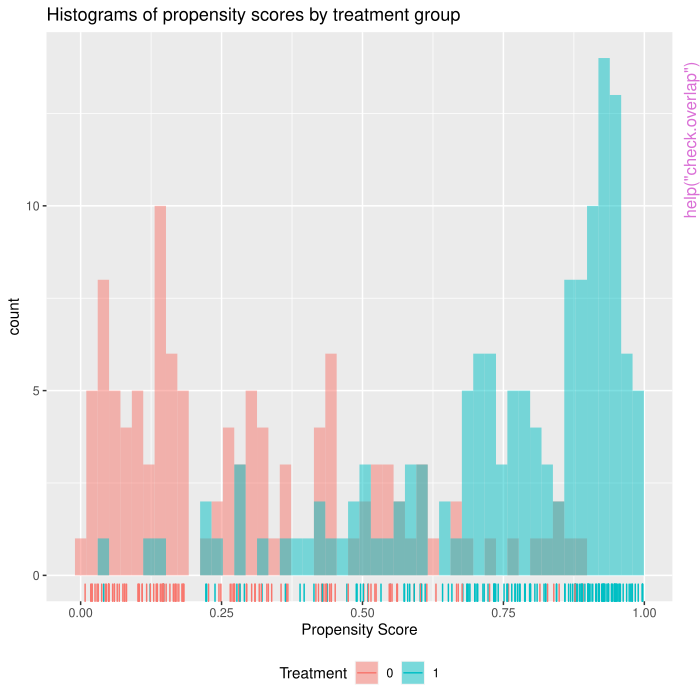

This figure's R source:
pkgname <- "personalized"
source(file.path(R.home("share"), "R", "examples-header.R"))
options(warn = 1)
library('personalized')

base::assign(".oldSearch", base::search(), pos = 'CheckExEnv')
base::assign(".old_wd", base::getwd(), pos = 'CheckExEnv')
cleanEx()
nameEx("LaLonde")
### * LaLonde

flush(stderr()); flush(stdout())

### Name: LaLonde
### Title: National Supported Work Study Data
### Aliases: LaLonde
### Keywords: datasets

### ** Examples

data(LaLonde)
y <- LaLonde$outcome

trt <- LaLonde$treat

x.varnames <- c("age", "educ", "black", "hisp", "white",
                "marr", "nodegr", "log.re75", "u75")

# covariates
data.x <- LaLonde[, x.varnames]

# construct design matrix (with no intercept)
x <- model.matrix(~ -1 + ., data = data.x)

const.propens <- function(x, trt)
{
    mean.trt <- mean(trt == "Trt")
    rep(mean.trt, length(trt))
}

subgrp_fit_w <- fit.subgroup(x = x, y = y, trt = trt,
    loss = "logistic_loss_lasso",
    propensity.func = const.propens,
    cutpoint = 0,
    type.measure = "auc",
    nfolds = 10)

summary(subgrp_fit_w)



cleanEx()
nameEx("check.overlap")
### * check.overlap

flush(stderr()); flush(stdout())

### Name: check.overlap
### Title: Check propensity score overlap
### Aliases: check.overlap

### ** Examples

library(personalized)

set.seed(123)
n.obs  <- 250
n.vars <- 15
x <- matrix(rnorm(n.obs * n.vars, sd = 3), n.obs, n.vars)


# simulate non-randomized treatment
xbetat   <- 0.25 + 0.5 * x[,11] - 0.5 * x[,12]
trt.prob <- exp(xbetat) / (1 + exp(xbetat))
trt01    <- rbinom(n.obs, 1, prob = trt.prob)

# create function for fitting propensity score model
prop.func <- function(x, trt)
{
    # fit propensity score model
    propens.model <- cv.glmnet(y = trt,
                               x = x, family = "binomial")
    pi.x <- predict(propens.model, s = "lambda.min",
                    newx = x, type = "response")[,1]
    pi.x
}

check.overlap(x = x,
              trt = trt01,
              propensity.func = prop.func)

# now add density plot with histogram
check.overlap(x = x,
              trt = trt01,
              type = "both",
              propensity.func = prop.func)


# simulated non-randomized treatment with multiple levels
xbetat_1   <- 0.15 + 0.5 * x[,9] - 0.25 * x[,12]
xbetat_2   <- 0.15 - 0.5 * x[,11] + 0.25 * x[,15]
trt.1.prob <- exp(xbetat_1) / (1 + exp(xbetat_1) + exp(xbetat_2))
trt.2.prob <- exp(xbetat_2) / (1 + exp(xbetat_1) + exp(xbetat_2))
trt.3.prob <- 1 - (trt.1.prob + trt.2.prob)
prob.mat <- cbind(trt.1.prob, trt.2.prob, trt.3.prob)
trt    <- apply(prob.mat, 1, function(rr) rmultinom(1, 1, prob = rr))
trt    <- apply(trt, 2, function(rr) which(rr == 1))

# use multinomial logistic regression model with lasso penalty for propensity
propensity.multinom.lasso <- function(x, trt)
{
    if (!is.factor(trt)) trt <- as.factor(trt)
    gfit <- cv.glmnet(y = trt, x = x, family = "multinomial")

    # predict returns a matrix of probabilities:
    # one column for each treatment level
    propens <- drop(predict(gfit, newx = x, type = "response", s = "lambda.min",
                            nfolds = 5, alpha = 0))

    # return the probability corresponding to the
    # treatment that was observed
    probs <- propens[,match(levels(trt), colnames(propens))]

    probs
}

check.overlap(x = x,
              trt = trt,
              type = "histogram",
              propensity.func = propensity.multinom.lasso)






cleanEx()
nameEx("create.augmentation.function")
### * create.augmentation.function

flush(stderr()); flush(stdout())

### Name: create.augmentation.function
### Title: Creation of augmentation functions
### Aliases: create.augmentation.function

### ** Examples

library(personalized)

set.seed(123)
n.obs  <- 500
n.vars <- 15
x <- matrix(rnorm(n.obs * n.vars, sd = 3), n.obs, n.vars)


# simulate non-randomized treatment
xbetat   <- 0.5 + 0.5 * x[,7] - 0.5 * x[,9]
trt.prob <- exp(xbetat) / (1 + exp(xbetat))
trt01    <- rbinom(n.obs, 1, prob = trt.prob)

trt      <- 2 * trt01 - 1

# simulate response
# delta below drives treatment effect heterogeneity
delta <- 2 * (0.5 + x[,2] - x[,3] - x[,11] + x[,1] * x[,12] )
xbeta <- x[,1] + x[,11] - 2 * x[,12]^2 + x[,13] + 0.5 * x[,15] ^ 2
xbeta <- xbeta + delta * trt

# continuous outcomes
y <- drop(xbeta) + rnorm(n.obs, sd = 2)

aug.func <- create.augmentation.function(family = "gaussian",
                                         crossfit = TRUE,
                                         nfolds.crossfit = 10,
                                         cv.glmnet.args = list(type.measure = "mae",
                                                               nfolds = 5))

prop.func <- create.propensity.function(crossfit = TRUE,
                                        nfolds.crossfit = 10,
                                        cv.glmnet.args = list(type.measure = "auc",
                                                              nfolds = 5))

subgrp.model <- fit.subgroup(x = x, y = y,
                             trt = trt01,
                             propensity.func = prop.func,
                             augment.func = aug.func,
                             loss   = "sq_loss_lasso",
                             nfolds = 10)    # option for cv.glmnet (for ITR estimation)

summary(subgrp.model)




cleanEx()
nameEx("create.propensity.function")
### * create.propensity.function

flush(stderr()); flush(stdout())

### Name: create.propensity.function
### Title: Creation of propensity fitting function
### Aliases: create.propensity.function

### ** Examples

library(personalized)

set.seed(123)
n.obs  <- 500
n.vars <- 15
x <- matrix(rnorm(n.obs * n.vars, sd = 3), n.obs, n.vars)


# simulate non-randomized treatment
xbetat   <- 0.5 + 0.5 * x[,7] - 0.5 * x[,9]
trt.prob <- exp(xbetat) / (1 + exp(xbetat))
trt01    <- rbinom(n.obs, 1, prob = trt.prob)

trt      <- 2 * trt01 - 1

# simulate response
# delta below drives treatment effect heterogeneity
delta <- 2 * (0.5 + x[,2] - x[,3] - x[,11] + x[,1] * x[,12] )
xbeta <- x[,1] + x[,11] - 2 * x[,12]^2 + x[,13] + 0.5 * x[,15] ^ 2
xbeta <- xbeta + delta * trt

# continuous outcomes
y <- drop(xbeta) + rnorm(n.obs, sd = 2)

aug.func <- create.augmentation.function(family = "gaussian",
                                         crossfit = TRUE,
                                         nfolds.crossfit = 10,
                                         cv.glmnet.args = list(type.measure = "mae",
                                                               nfolds = 5))

prop.func <- create.propensity.function(crossfit = TRUE,
                                        nfolds.crossfit = 10,
                                        cv.glmnet.args = list(type.measure = "mae",
                                                              nfolds = 5))

subgrp.model <- fit.subgroup(x = x, y = y,
                             trt = trt01,
                             propensity.func = prop.func,
                             augment.func = aug.func,
                             loss   = "sq_loss_lasso",
                             nfolds = 10)    # option for cv.glmnet (for ITR estimation)

summary(subgrp.model)




cleanEx()
nameEx("fit.subgroup")
### * fit.subgroup

flush(stderr()); flush(stdout())

### Name: fit.subgroup
### Title: Fitting subgroup identification models
### Aliases: fit.subgroup

### ** Examples

library(personalized)

set.seed(123)
n.obs  <- 500
n.vars <- 15
x <- matrix(rnorm(n.obs * n.vars, sd = 3), n.obs, n.vars)


# simulate non-randomized treatment
xbetat   <- 0.5 + 0.5 * x[,7] - 0.5 * x[,9]
trt.prob <- exp(xbetat) / (1 + exp(xbetat))
trt01    <- rbinom(n.obs, 1, prob = trt.prob)

trt      <- 2 * trt01 - 1

# simulate response
# delta below drives treatment effect heterogeneity
delta <- 2 * (0.5 + x[,2] - x[,3] - x[,11] + x[,1] * x[,12] )
xbeta <- x[,1] + x[,11] - 2 * x[,12]^2 + x[,13] + 0.5 * x[,15] ^ 2
xbeta <- xbeta + delta * trt

# continuous outcomes
y <- drop(xbeta) + rnorm(n.obs, sd = 2)

# binary outcomes
y.binary <- 1 * (xbeta + rnorm(n.obs, sd = 2) > 0 )

# count outcomes
y.count <- round(abs(xbeta + rnorm(n.obs, sd = 2)))

# time-to-event outcomes
surv.time <- exp(-20 - xbeta + rnorm(n.obs, sd = 1))
cens.time <- exp(rnorm(n.obs, sd = 3))
y.time.to.event  <- pmin(surv.time, cens.time)
status           <- 1 * (surv.time <= cens.time)

# create function for fitting propensity score model
prop.func <- function(x, trt)
{
    # fit propensity score model
    propens.model <- cv.glmnet(y = trt,
                               x = x, family = "binomial")
    pi.x <- predict(propens.model, s = "lambda.min",
                    newx = x, type = "response")[,1]
    pi.x
}


####################  Continuous outcomes ################################


subgrp.model <- fit.subgroup(x = x, y = y,
                           trt = trt01,
                           propensity.func = prop.func,
                           loss   = "sq_loss_lasso",
                           nfolds = 10)              # option for cv.glmnet

summary(subgrp.model)

# estimates of the individual-specific
# treatment effect estimates:
subgrp.model$individual.trt.effects

# fit lasso + gam model with REML option for gam


####################  Using an augmentation function #####################
## augmentation funcions involve modeling the conditional mean E[Y|T, X]
## and returning predictions that are averaged over the treatment values
## return <- 1/2 * (hat{E}[Y|T=1, X] + hat{E}[Y|T=-1, X])
##########################################################################

augment.func <- function(x, y, trt) {
    data <- data.frame(x, y, trt)
    xm <- model.matrix(y~trt*x-1, data = data)

    lmod <- cv.glmnet(y = y, x = xm)
    ## get predictions when trt = 1
    data$trt <- 1
    xm <- model.matrix(y~trt*x-1, data = data)
    preds_1  <- predict(lmod, xm, s = "lambda.min")

    ## get predictions when trt = -1
    data$trt <- -1
    xm <- model.matrix(y~trt*x-1, data = data)
    preds_n1  <- predict(lmod, xm, s = "lambda.min")

    ## return predictions averaged over trt
    return(0.5 * (preds_1 + preds_n1))
}


####################  Binary outcomes ####################################

# use logistic loss for binary outcomes
subgrp.model.bin <- fit.subgroup(x = x, y = y.binary,
                           trt = trt01,
                           propensity.func = prop.func,
                           loss   = "logistic_loss_lasso",
                           type.measure = "auc",    # option for cv.glmnet
                           nfolds = 5)              # option for cv.glmnet

subgrp.model.bin


####################  Count outcomes #####################################

# use poisson loss for count/poisson outcomes
subgrp.model.poisson <- fit.subgroup(x = x, y = y.count,
                           trt = trt01,
                           propensity.func = prop.func,
                           loss   = "poisson_loss_lasso",
                           type.measure = "mse",    # option for cv.glmnet
                           nfolds = 5)              # option for cv.glmnet

subgrp.model.poisson


####################  Time-to-event outcomes #############################

library(survival)


####################  Using custom loss functions ########################

## Use custom loss function for binary outcomes

fit.custom.loss.bin <- function(x, y, weights, offset, ...) {
    df <- data.frame(y = y, x)

    # minimize logistic loss with NO lasso penalty
    # with allowance for efficiency augmentation
    glmf <- glm(y ~ x - 1, weights = weights,
                offset = offset, # offset term allows for efficiency augmentation
                family = binomial(), ...)

    # save coefficients
    cfs = coef(glmf)

    # create prediction function.
    prd = function(x, type = "response") {
         dfte <- cbind(1, x)
         colnames(dfte) <- names(cfs)
         ## predictions must be returned on the scale
         ## of the linear predictor
         predict(glmf, data.frame(dfte), type = "link")
    }
    # return lost of required components
    list(predict = prd, model = glmf, coefficients = cfs)
}



## try exponential loss for
## positive outcomes

fit.expo.loss <- function(x, y, weights, ...)
{
    expo.loss <- function(beta, x, y, weights) {
        sum(weights * y * exp(-drop(x %*% beta)))
    }

    # use optim() to minimize loss function
    opt <- optim(rep(0, NCOL(x)), fn = expo.loss, x = x, y = y, weights = weights)

    coefs <- opt$par

    pred <- function(x, type = "response") {
        tcrossprod(cbind(1, x), t(coefs))
    }

    # return list of required components
    list(predict = pred, model = opt, coefficients = coefs)
}






cleanEx()
nameEx("plot")
### * plot

flush(stderr()); flush(stdout())

### Name: plot.subgroup_fitted
### Title: Plotting results for fitted subgroup identification models
### Aliases: plot.subgroup_fitted plot.subgroup_validated

### ** Examples

library(personalized)

set.seed(123)
n.obs  <- 250
n.vars <- 15
x <- matrix(rnorm(n.obs * n.vars, sd = 3), n.obs, n.vars)


# simulate non-randomized treatment
xbetat   <- 0.5 + 0.5 * x[,11] - 0.5 * x[,13]
trt.prob <- exp(xbetat) / (1 + exp(xbetat))
trt01    <- rbinom(n.obs, 1, prob = trt.prob)

trt      <- 2 * trt01 - 1

# simulate response
delta <- 2 * (0.5 + x[,2] - x[,3] - x[,11] + x[,1] * x[,12])
xbeta <- x[,1] + x[,11] - 2 * x[,12]^2 + x[,13]
xbeta <- xbeta + delta * trt

# continuous outcomes
y <- drop(xbeta) + rnorm(n.obs, sd = 2)

# create function for fitting propensity score model
prop.func <- function(x, trt)
{
    # fit propensity score model
    propens.model <- cv.glmnet(y = trt,
                               x = x, family = "binomial")
    pi.x <- predict(propens.model, s = "lambda.min",
                    newx = x, type = "response")[,1]
    pi.x
}

subgrp.model <- fit.subgroup(x = x, y = y,
                           trt = trt01,
                           propensity.func = prop.func,
                           loss   = "sq_loss_lasso",
                           nfolds = 5)              # option for cv.glmnet

subgrp.model$subgroup.trt.effects

plot(subgrp.model)

plot(subgrp.model, type = "boxplot")

plot(subgrp.model, type = "interaction")

plot(subgrp.model, type = "conditional")

valmod <- validate.subgroup(subgrp.model, B = 3,
                          method = "training_test",
                          benefit.score.quantiles = c(0.25, 0.5, 0.75),
                          train.fraction = 0.75)

plot(valmod)


plot(valmod, type = "interaction")

# see how summary statistics of subgroups change
# when the subgroups are defined based on different cutoffs
# (25th quantile of bene score, 50th, and 75th)
plot(valmod, type = "conditional")

# visualize the frequency of particular variables
# of being selected across the resampling iterations with
# 'type = "stability"'
# not run:
# plot(valmod, type = "stability")




cleanEx()
nameEx("plotCompare")
### * plotCompare

flush(stderr()); flush(stdout())

### Name: plotCompare
### Title: Plot a comparison results for fitted or validated subgroup
###   identification models
### Aliases: plotCompare

### ** Examples

library(personalized)

set.seed(123)
n.obs  <- 100
n.vars <- 15
x <- matrix(rnorm(n.obs * n.vars, sd = 3), n.obs, n.vars)


# simulate non-randomized treatment
xbetat   <- 0.5 + 0.5 * x[,1] - 0.5 * x[,4]
trt.prob <- exp(xbetat) / (1 + exp(xbetat))
trt01    <- rbinom(n.obs, 1, prob = trt.prob)

trt      <- 2 * trt01 - 1

# simulate response
delta <- 2 * (0.5 + x[,2] - x[,3] - x[,11] + x[,1] * x[,12])
xbeta <- x[,1] + x[,11] - 2 * x[,12]^2 + x[,13]
xbeta <- xbeta + delta * trt

# continuous outcomes
y <- drop(xbeta) + rnorm(n.obs, sd = 2)

# create function for fitting propensity score model
prop.func <- function(x, trt)
{
    # fit propensity score model
    propens.model <- cv.glmnet(y = trt,
                               x = x, family = "binomial")
    pi.x <- predict(propens.model, s = "lambda.min",
                    newx = x, type = "response")[,1]
    pi.x
}

subgrp.model <- fit.subgroup(x = x, y = y,
                           trt = trt01,
                           propensity.func = prop.func,
                           loss   = "sq_loss_lasso",
                           nfolds = 5)              # option for cv.glmnet


subgrp.model.o <- fit.subgroup(x = x, y = y,
                           trt = trt01,
                           propensity.func = prop.func,
                           loss   = "owl_logistic_flip_loss_lasso",
                           nfolds = 5)

plotCompare(subgrp.model, subgrp.model.o)




cleanEx()
nameEx("predict")
### * predict

flush(stderr()); flush(stdout())

### Name: predict.subgroup_fitted
### Title: Function to predict either benefit scores or treatment
###   recommendations
### Aliases: predict.subgroup_fitted predict.wksvm

### ** Examples

library(personalized)

set.seed(123)
n.obs  <- 1000
n.vars <- 50
x <- matrix(rnorm(n.obs * n.vars, sd = 3), n.obs, n.vars)


# simulate non-randomized treatment
xbetat   <- 0.5 + 0.5 * x[,21] - 0.5 * x[,41]
trt.prob <- exp(xbetat) / (1 + exp(xbetat))
trt01    <- rbinom(n.obs, 1, prob = trt.prob)

trt      <- 2 * trt01 - 1

# simulate response
delta <- 2 * (0.5 + x[,2] - x[,3] - x[,11] + x[,1] * x[,12])
xbeta <- x[,1] + x[,11] - 2 * x[,12]^2 + x[,13]
xbeta <- xbeta + delta * trt

# continuous outcomes
y <- drop(xbeta) + rnorm(n.obs, sd = 2)

# create function for fitting propensity score model
prop.func <- function(x, trt)
{
    # fit propensity score model
    propens.model <- cv.glmnet(y = trt,
                               x = x, family = "binomial")
    pi.x <- predict(propens.model, s = "lambda.min",
                    newx = x, type = "response")[,1]
    pi.x
}

subgrp.model <- fit.subgroup(x = x, y = y,
                            trt = trt01,
                            propensity.func = prop.func,
                            loss   = "sq_loss_lasso",
                            nfolds = 5)              # option for cv.glmnet

subgrp.model$subgroup.trt.effects
benefit.scores <- predict(subgrp.model, newx = x, type = "benefit.score")

rec.trt.grp <- predict(subgrp.model, newx = x, type = "trt.group")



cleanEx()
nameEx("summarize.subgroups")
### * summarize.subgroups

flush(stderr()); flush(stdout())

### Name: summarize.subgroups
### Title: Summarizing covariates within estimated subgroups
### Aliases: summarize.subgroups summarize.subgroups.default
###   summarize.subgroups.subgroup_fitted

### ** Examples

library(personalized)

set.seed(123)
n.obs  <- 1000
n.vars <- 50
x <- matrix(rnorm(n.obs * n.vars, sd = 3), n.obs, n.vars)


# simulate non-randomized treatment
xbetat   <- 0.5 + 0.5 * x[,21] - 0.5 * x[,41]
trt.prob <- exp(xbetat) / (1 + exp(xbetat))
trt01    <- rbinom(n.obs, 1, prob = trt.prob)

trt      <- 2 * trt01 - 1

# simulate response
delta <- 2 * (0.5 + x[,2] - x[,3] - x[,11] + x[,1] * x[,12])
xbeta <- x[,1] + x[,11] - 2 * x[,12]^2 + x[,13]
xbeta <- xbeta + delta * trt

# continuous outcomes
y <- drop(xbeta) + rnorm(n.obs, sd = 2)

# create function for fitting propensity score model
prop.func <- function(x, trt)
{
    # fit propensity score model
    propens.model <- cv.glmnet(y = trt,
                               x = x, family = "binomial")
    pi.x <- predict(propens.model, s = "lambda.min",
                    newx = x, type = "response")[,1]
    pi.x
}

subgrp.model <- fit.subgroup(x = x, y = y,
                             trt = trt01,
                             propensity.func = prop.func,
                             loss   = "sq_loss_lasso",
                             nfolds = 5)    # option for cv.glmnet

comp <- summarize.subgroups(subgrp.model)
print(comp, p.value = 0.01)

# or we can simply supply the matrix x and the subgroups
comp2 <- summarize.subgroups(x, subgroup = 1 * (subgrp.model$benefit.scores > 0))

print(comp2, p.value = 0.01)




cleanEx()
nameEx("treatment.effects")
### * treatment.effects

flush(stderr()); flush(stdout())

### Name: treatment.effects
### Title: Calculation of covariate-conditional treatment effects
### Aliases: treatment.effects treatment.effects.default treat.effects
###   treatment.effects.subgroup_fitted

### ** Examples

library(personalized)

set.seed(123)
n.obs  <- 1000
n.vars <- 50
x <- matrix(rnorm(n.obs * n.vars, sd = 3), n.obs, n.vars)


# simulate non-randomized treatment
xbetat   <- 0.5 + 0.5 * x[,21] - 0.5 * x[,41]
trt.prob <- exp(xbetat) / (1 + exp(xbetat))
trt01    <- rbinom(n.obs, 1, prob = trt.prob)

trt      <- 2 * trt01 - 1

# simulate response
delta <- 2 * (0.5 + x[,2] - x[,3] - x[,11] + x[,1] * x[,12])
xbeta <- x[,1] + x[,11] - 2 * x[,12]^2 + x[,13]
xbeta <- xbeta + delta * trt

# continuous outcomes
y <- drop(xbeta) + rnorm(n.obs, sd = 2)

# time-to-event outcomes
surv.time <- exp(-20 - xbeta + rnorm(n.obs, sd = 1))
cens.time <- exp(rnorm(n.obs, sd = 3))
y.time.to.event  <- pmin(surv.time, cens.time)
status           <- 1 * (surv.time <= cens.time)

# create function for fitting propensity score model
prop.func <- function(x, trt)
{
    # fit propensity score model
    propens.model <- cv.glmnet(y = trt,
                               x = x, family = "binomial")
    pi.x <- predict(propens.model, s = "lambda.min",
                    newx = x, type = "response")[,1]
    pi.x
}

subgrp.model <- fit.subgroup(x = x, y = y,
                             trt = trt01,
                             propensity.func = prop.func,
                             loss   = "sq_loss_lasso",
                             nfolds = 5)    # option for cv.glmnet

trt_eff <- treatment.effects(subgrp.model)
str(trt_eff)

trt_eff


library(survival)
subgrp.model.cox <- fit.subgroup(x = x, y = Surv(y.time.to.event, status),
                           trt = trt01,
                           propensity.func = prop.func,
                           loss   = "cox_loss_lasso",
                           nfolds = 5)              # option for cv.glmnet

trt_eff_c <- treatment.effects(subgrp.model.cox)
str(trt_eff_c)

trt_eff_c




cleanEx()
nameEx("validate.subgroup")
### * validate.subgroup

flush(stderr()); flush(stdout())

### Name: validate.subgroup
### Title: Validating fitted subgroup identification models
### Aliases: validate.subgroup

### ** Examples

library(personalized)

set.seed(123)
n.obs  <- 500
n.vars <- 20
x <- matrix(rnorm(n.obs * n.vars, sd = 3), n.obs, n.vars)


# simulate non-randomized treatment
xbetat   <- 0.5 + 0.5 * x[,11] - 0.5 * x[,13]
trt.prob <- exp(xbetat) / (1 + exp(xbetat))
trt01    <- rbinom(n.obs, 1, prob = trt.prob)

trt      <- 2 * trt01 - 1

# simulate response
delta <- 2 * (0.5 + x[,2] - x[,3] - x[,11] + x[,1] * x[,12])
xbeta <- x[,1] + x[,11] - 2 * x[,12]^2 + x[,13]
xbeta <- xbeta + delta * trt

# continuous outcomes
y <- drop(xbeta) + rnorm(n.obs, sd = 2)

# create function for fitting propensity score model
prop.func <- function(x, trt)
{
    # fit propensity score model
    propens.model <- cv.glmnet(y = trt,
                               x = x, family = "binomial")
    pi.x <- predict(propens.model, s = "lambda.min",
                    newx = x, type = "response")[,1]
    pi.x
}

subgrp.model <- fit.subgroup(x = x, y = y,
                             trt = trt01,
                             propensity.func = prop.func,
                             loss   = "sq_loss_lasso",
                             nfolds = 5)    # option for cv.glmnet


x.test <- matrix(rnorm(10 * n.obs * n.vars, sd = 3), 10 * n.obs, n.vars)


# simulate non-randomized treatment
xbetat.test   <- 0.5 + 0.5 * x.test[,11] - 0.5 * x.test[,13]
trt.prob.test <- exp(xbetat.test) / (1 + exp(xbetat.test))
trt01.test    <- rbinom(10 * n.obs, 1, prob = trt.prob.test)

trt.test      <- 2 * trt01.test - 1

# simulate response
delta.test <- 2 * (0.5 + x.test[,2] - x.test[,3] - x.test[,11] + x.test[,1] * x.test[,12])
xbeta.test <- x.test[,1] + x.test[,11] - 2 * x.test[,12]^2 + x.test[,13]
xbeta.test <- xbeta.test + delta.test * trt.test

y.test <- drop(xbeta.test) + rnorm(10 * n.obs, sd = 2)

valmod <- validate.subgroup(subgrp.model, B = 3,
                            method = "training_test",
                            train.fraction = 0.75)
valmod

print(valmod, which.quant = c(4, 5))




cleanEx()
nameEx("weighted.ksvm")
### * weighted.ksvm

flush(stderr()); flush(stdout())

### Name: weighted.ksvm
### Title: Fit weighted kernel svm model.
### Aliases: weighted.ksvm

### ** Examples


library(kernlab)

x <- matrix(rnorm(200 * 2), ncol = 2)

y <- 2 * (sin(x[,2]) ^ 2 * exp(-x[,2]) - 0.2 > rnorm(200, sd = 0.1)) - 1

weights <- runif(100, max = 1.5, min = 0.5)

wk <- weighted.ksvm(x = x[1:100,], y = y[1:100], C = c(0.1, 0.5, 1, 2, 10),
                    weights = weights[1:100])

pr <- predict(wk, newx = x[101:200,])

mean(pr == y[101:200])




### * <FOOTER>
###
cleanEx()
options(digits = 7L)
base::cat("Time elapsed: ", proc.time() - base::get("ptime", pos = 'CheckExEnv'),"\n")
grDevices::dev.off()
###
### Local variables: ***
### mode: outline-minor ***
### outline-regexp: "\\(> \\)?### [*]+" ***
### End: ***
quit('no')
